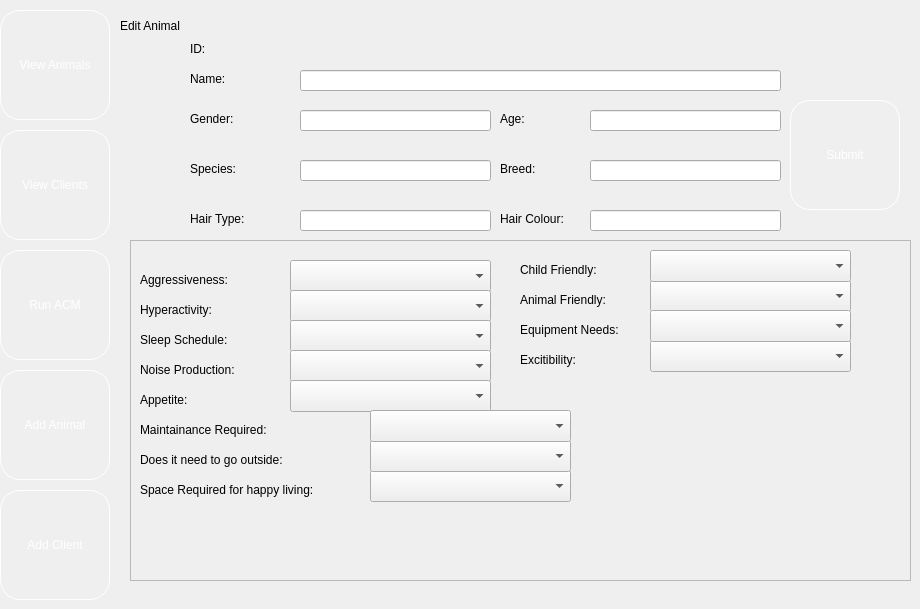
    <widget class="QWidget" name="page_4">
     <widget class="QFrame" name="EditAnimalFrame">
      <property name="geometry">
       <rect>
        <x>130</x>
        <y>240</y>
        <width>781</width>
        <height>341</height>
       </rect>
      </property>
      <property name="frameShape">
       <enum>QFrame::StyledPanel</enum>
      </property>
      <property name="frameShadow">
       <enum>QFrame::Raised</enum>
      </property>
      <widget class="QComboBox" name="aggressivenessCombo_2">
       <property name="geometry">
        <rect>
         <x>160</x>
         <y>20</y>
         <width>201</width>
         <height>32</height>
        </rect>
       </property>
       <item>
        <property name="text">
         <string/>
        </property>
       </item>
       <item>
        <property name="text">
         <string>Submissive</string>
        </property>
       </item>
       <item>
        <property name="text">
         <string>Slightly Submissive</string>
        </property>
       </item>
       <item>
        <property name="text">
         <string>Slightly Aggressive</string>
        </property>
       </item>
       <item>
        <property name="text">
         <string>Aggressive</string>
        </property>
       </item>
      </widget>
      <widget class="QLabel" name="sleep_10">
       <property name="geometry">
        <rect>
         <x>10</x>
         <y>90</y>
         <width>111</width>
         <height>20</height>
        </rect>
       </property>
       <property name="text">
        <string>Sleep Schedule:</string>
       </property>
      </widget>
      <widget class="QLabel" name="hyperactivity_10">
       <property name="geometry">
        <rect>
         <x>10</x>
         <y>60</y>
         <width>101</width>
         <height>20</height>
        </rect>
       </property>
       <property name="text">
        <string>Hyperactivity:</string>
       </property>
      </widget>
      <widget class="QLabel" name="noise_14">
       <property name="geometry">
        <rect>
         <x>10</x>
         <y>120</y>
         <width>121</width>
         <height>20</height>
        </rect>
       </property>
       <property name="text">
        <string>Noise Production:</string>
       </property>
      </widget>
      <widget class="QLabel" name="aggressiveness_10">
       <property name="geometry">
        <rect>
         <x>10</x>
         <y>30</y>
         <width>111</width>
         <height>20</height>
        </rect>
       </property>
       <property name="text">
        <string>Aggressiveness:</string>
       </property>
      </widget>
      <widget class="QComboBox" name="hyperactivity_combo_2">
       <property name="geometry">
        <rect>
         <x>160</x>
         <y>50</y>
         <width>201</width>
         <height>32</height>
        </rect>
       </property>
       <item>
        <property name="text">
         <string/>
        </property>
       </item>
       <item>
        <property name="text">
         <string>Calm</string>
        </property>
       </item>
       <item>
        <property name="text">
         <string>Slightly Calm</string>
        </property>
       </item>
       <item>
        <property name="text">
         <string>Slightly Hyper</string>
        </property>
       </item>
       <item>
        <property name="text">
         <string>Hyper</string>
        </property>
       </item>
      </widget>
      <widget class="QComboBox" name="sleep_combo_2">
       <property name="geometry">
        <rect>
         <x>160</x>
         <y>80</y>
         <width>201</width>
         <height>32</height>
        </rect>
       </property>
       <item>
        <property name="text">
         <string/>
        </property>
       </item>
       <item>
        <property name="text">
         <string>Nocturnal</string>
        </property>
       </item>
       <item>
        <property name="text">
         <string>Flexible</string>
        </property>
       </item>
       <item>
        <property name="text">
         <string>Normal</string>
        </property>
       </item>
      </widget>
      <widget class="QComboBox" name="noise_combo_2">
       <property name="geometry">
        <rect>
         <x>160</x>
         <y>110</y>
         <width>201</width>
         <height>32</height>
        </rect>
       </property>
       <property name="insertPolicy">
        <enum>QComboBox::InsertAtBottom</enum>
       </property>
       <item>
        <property name="text">
         <string/>
        </property>
       </item>
       <item>
        <property name="text">
         <string>1</string>
        </property>
       </item>
       <item>
        <property name="text">
         <string>2</string>
        </property>
       </item>
       <item>
        <property name="text">
         <string>3</string>
        </property>
       </item>
       <item>
        <property name="text">
         <string>4</string>
        </property>
       </item>
       <item>
        <property name="text">
         <string>5</string>
        </property>
       </item>
       <item>
        <property name="text">
         <string>6</string>
        </property>
       </item>
       <item>
        <property name="text">
         <string>7</string>
        </property>
       </item>
       <item>
        <property name="text">
         <string>8</string>
        </property>
       </item>
       <item>
        <property name="text">
         <string>9</string>
        </property>
       </item>
       <item>
        <property name="text">
         <string>10</string>
        </property>
       </item>
      </widget>
      <widget class="QComboBox" name="space_combo_2">
       <property name="geometry">
        <rect>
         <x>240</x>
         <y>230</y>
         <width>201</width>
         <height>32</height>
        </rect>
       </property>
       <property name="insertPolicy">
        <enum>QComboBox::InsertAtBottom</enum>
       </property>
       <item>
        <property name="text">
         <string/>
        </property>
       </item>
       <item>
        <property name="text">
         <string>Minimal</string>
        </property>
       </item>
       <item>
        <property name="text">
         <string>Moderate</string>
        </property>
       </item>
       <item>
        <property name="text">
         <string>Above Average</string>
        </property>
       </item>
      </widget>
      <widget class="QLabel" name="hyperactivity_11">
       <property name="geometry">
        <rect>
         <x>10</x>
         <y>180</y>
         <width>161</width>
         <height>20</height>
        </rect>
       </property>
       <property name="text">
        <string>Maintainance Required:</string>
       </property>
      </widget>
      <widget class="QLabel" name="aggressiveness_11">
       <property name="geometry">
        <rect>
         <x>10</x>
         <y>150</y>
         <width>101</width>
         <height>20</height>
        </rect>
       </property>
       <property name="text">
        <string>Appetite:</string>
       </property>
      </widget>
      <widget class="QComboBox" name="appetite_combo_2">
       <property name="geometry">
        <rect>
         <x>160</x>
         <y>140</y>
         <width>201</width>
         <height>32</height>
        </rect>
       </property>
       <item>
        <property name="text">
         <string/>
        </property>
       </item>
       <item>
        <property name="text">
         <string>Minimal</string>
        </property>
       </item>
       <item>
        <property name="text">
         <string>Average</string>
        </property>
       </item>
       <item>
        <property name="text">
         <string>Above Average</string>
        </property>
       </item>
      </widget>
      <widget class="QComboBox" name="outside_combo_2">
       <property name="geometry">
        <rect>
         <x>240</x>
         <y>200</y>
         <width>201</width>
         <height>32</height>
        </rect>
       </property>
       <item>
        <property name="text">
         <string/>
        </property>
       </item>
       <item>
        <property name="text">
         <string>Rarely</string>
        </property>
       </item>
       <item>
        <property name="text">
         <string>Sometimes</string>
        </property>
       </item>
       <item>
        <property name="text">
         <string>Daily</string>
        </property>
       </item>
       <item>
        <property name="text">
         <string>Multiple Times Daily</string>
        </property>
       </item>
      </widget>
      <widget class="QLabel" name="noise_15">
       <property name="geometry">
        <rect>
         <x>10</x>
         <y>240</y>
         <width>221</width>
         <height>20</height>
        </rect>
       </property>
       <property name="text">
        <string>Space Required for happy living:</string>
       </property>
      </widget>
      <widget class="QLabel" name="sleep_11">
       <property name="geometry">
        <rect>
         <x>10</x>
         <y>210</y>
         <width>181</width>
         <height>20</height>
        </rect>
       </property>
       <property name="text">
        <string>Does it need to go outside:</string>
       </property>
      </widget>
      <widget class="QComboBox" name="maintainance_combo_2">
       <property name="geometry">
        <rect>
         <x>240</x>
         <y>170</y>
         <width>201</width>
         <height>32</height>
        </rect>
       </property>
       <item>
        <property name="text">
         <string/>
        </property>
       </item>
       <item>
        <property name="text">
         <string>Minimal</string>
        </property>
       </item>
       <item>
        <property name="text">
         <string>Below Average</string>
        </property>
       </item>
       <item>
        <property name="text">
         <string>Above Average</string>
        </property>
       </item>
       <item>
        <property name="text">
         <string>Special Care Needed</string>
        </property>
       </item>
      </widget>
      <widget class="QComboBox" name="animal_combo_2">
       <property name="geometry">
        <rect>
         <x>520</x>
         <y>40</y>
         <width>201</width>
         <height>32</height>
        </rect>
       </property>
       <item>
        <property name="text">
         <string/>
        </property>
       </item>
       <item>
        <property name="text">
         <string>Not Animal Friendly</string>
        </property>
       </item>
       <item>
        <property name="text">
         <string>Neutral</string>
        </property>
       </item>
       <item>
        <property name="text">
         <string>Animal Friendly</string>
        </property>
       </item>
      </widget>
      <widget class="QLabel" name="noise_16">
       <property name="geometry">
        <rect>
         <x>390</x>
         <y>110</y>
         <width>121</width>
         <height>20</height>
        </rect>
       </property>
       <property name="text">
        <string>Excitibility:</string>
       </property>
      </widget>
      <widget class="QComboBox" name="child_combo_2">
       <property name="geometry">
        <rect>
         <x>520</x>
         <y>10</y>
         <width>201</width>
         <height>32</height>
        </rect>
       </property>
       <item>
        <property name="text">
         <string/>
        </property>
       </item>
       <item>
        <property name="text">
         <string>No Children</string>
        </property>
       </item>
       <item>
        <property name="text">
         <string>Neutral</string>
        </property>
       </item>
       <item>
        <property name="text">
         <string>Child Friendly</string>
        </property>
       </item>
      </widget>
      <widget class="QLabel" name="aggressiveness_12">
       <property name="geometry">
        <rect>
         <x>390</x>
         <y>20</y>
         <width>101</width>
         <height>20</height>
        </rect>
       </property>
       <property name="text">
        <string>Child Friendly:</string>
       </property>
      </widget>
      <widget class="QComboBox" name="excitibility_combo_2">
       <property name="geometry">
        <rect>
         <x>520</x>
         <y>100</y>
         <width>201</width>
         <height>32</height>
        </rect>
       </property>
       <property name="insertPolicy">
        <enum>QComboBox::InsertAtBottom</enum>
       </property>
       <item>
        <property name="text">
         <string/>
        </property>
       </item>
       <item>
        <property name="text">
         <string>Easily Excited</string>
        </property>
       </item>
       <item>
        <property name="text">
         <string>Moderate</string>
        </property>
       </item>
       <item>
        <property name="text">
         <string>Not Easily Excited</string>
        </property>
       </item>
      </widget>
      <widget class="QLabel" name="sleep_12">
       <property name="geometry">
        <rect>
         <x>390</x>
         <y>80</y>
         <width>121</width>
         <height>20</height>
        </rect>
       </property>
       <property name="text">
        <string>Equipment Needs:</string>
       </property>
      </widget>
      <widget class="QLabel" name="hyperactivity_12">
       <property name="geometry">
        <rect>
         <x>390</x>
         <y>50</y>
         <width>111</width>
         <height>20</height>
        </rect>
       </property>
       <property name="text">
        <string>Animal Friendly:</string>
       </property>
      </widget>
      <widget class="QComboBox" name="equipment_combo_2">
       <property name="geometry">
        <rect>
         <x>520</x>
         <y>70</y>
         <width>201</width>
         <height>32</height>
        </rect>
       </property>
       <item>
        <property name="text">
         <string/>
        </property>
       </item>
       <item>
        <property name="text">
         <string>Minimal</string>
        </property>
       </item>
       <item>
        <property name="text">
         <string>Some Equipment</string>
        </property>
       </item>
       <item>
        <property name="text">
         <string>More Than Average Equipment</string>
        </property>
       </item>
       <item>
        <property name="text">
         <string>Above Average</string>
        </property>
       </item>
      </widget>
     </widget>
     <widget class="QLineEdit" name="input_8">
      <property name="geometry">
       <rect>
        <x>590</x>
        <y>210</y>
        <width>191</width>
        <height>21</height>
       </rect>
      </property>
     </widget>
     <widget class="QLabel" name="input_label_11">
      <property name="geometry">
       <rect>
        <x>190</x>
        <y>160</y>
        <width>101</width>
        <height>17</height>
       </rect>
      </property>
      <property name="text">
       <string>Species:</string>
      </property>
     </widget>
     <widget class="QPushButton" name="view_client_3">
      <property name="geometry">
       <rect>
        <x>0</x>
        <y>130</y>
        <width>110</width>
        <height>110</height>
       </rect>
      </property>
      <property name="styleSheet">
       <string notr="true">background-color: rbg(54,57,65);
border-radius: 20px;
border: 1px solid white;
color: rgb(255,255,255);</string>
      </property>
      <property name="text">
       <string>View Clients</string>
      </property>
     </widget>
     <widget class="QLabel" name="input_label_12">
      <property name="geometry">
       <rect>
        <x>190</x>
        <y>210</y>
        <width>101</width>
        <height>17</height>
       </rect>
      </property>
      <property name="text">
       <string>Hair Type:</string>
      </property>
     </widget>
     <widget class="QLineEdit" name="input_3">
      <property name="geometry">
       <rect>
        <x>300</x>
        <y>110</y>
        <width>191</width>
        <height>21</height>
       </rect>
      </property>
     </widget>
     <widget class="QLabel" name="input_label_14">
      <property name="geometry">
       <rect>
        <x>190</x>
        <y>110</y>
        <width>101</width>
        <height>17</height>
       </rect>
      </property>
      <property name="text">
       <string>Gender:</string>
      </property>
     </widget>
     <widget class="QLabel" name="input_label_15">
      <property name="geometry">
       <rect>
        <x>500</x>
        <y>160</y>
        <width>91</width>
        <height>17</height>
       </rect>
      </property>
      <property name="text">
       <string>Breed:</string>
      </property>
     </widget>
     <widget class="QLineEdit" name="input_4">
      <property name="geometry">
       <rect>
        <x>590</x>
        <y>110</y>
        <width>191</width>
        <height>21</height>
       </rect>
      </property>
     </widget>
     <widget class="QPushButton" name="submit_3">
      <property name="geometry">
       <rect>
        <x>790</x>
        <y>100</y>
        <width>110</width>
        <height>110</height>
       </rect>
      </property>
      <property name="styleSheet">
       <string notr="true">background-color: rbg(54,57,65);
border-radius: 20px;
border: 1px solid white;
color: rgb(255,255,255);</string>
      </property>
      <property name="text">
       <string>Submit</string>
      </property>
     </widget>
     <widget class="QLabel" name="input_label_9">
      <property name="geometry">
       <rect>
        <x>190</x>
        <y>70</y>
        <width>64</width>
        <height>17</height>
       </rect>
      </property>
      <property name="text">
       <string>Name:</string>
      </property>
     </widget>
     <widget class="QLabel" name="input_label_10">
      <property name="geometry">
       <rect>
        <x>500</x>
        <y>110</y>
        <width>91</width>
        <height>17</height>
       </rect>
      </property>
      <property name="text">
       <string>Age:</string>
      </property>
     </widget>
     <widget class="QLabel" name="input_label_13">
      <property name="geometry">
       <rect>
        <x>500</x>
        <y>210</y>
        <width>91</width>
        <height>17</height>
       </rect>
      </property>
      <property name="text">
       <string>Hair Colour:</string>
      </property>
     </widget>
     <widget class="QLineEdit" name="input_7">
      <property name="geometry">
       <rect>
        <x>300</x>
        <y>210</y>
        <width>191</width>
        <height>21</height>
       </rect>
      </property>
     </widget>
     <widget class="QLineEdit" name="input_5">
      <property name="geometry">
       <rect>
        <x>300</x>
        <y>160</y>
        <width>191</width>
        <height>21</height>
       </rect>
      </property>
     </widget>
     <widget class="QLineEdit" name="input_2">
      <property name="geometry">
       <rect>
        <x>300</x>
        <y>70</y>
        <width>481</width>
        <height>21</height>
       </rect>
      </property>
      <property name="accessibleName">
       <string>nameInput</string>
      </property>
     </widget>
     <widget class="QLineEdit" name="input_6">
      <property name="geometry">
       <rect>
        <x>590</x>
        <y>160</y>
        <width>191</width>
        <height>21</height>
       </rect>
      </property>
     </widget>
     <widget class="QLabel" name="staff_title_3">
      <property name="geometry">
       <rect>
        <x>120</x>
        <y>-60</y>
        <width>441</width>
        <height>171</height>
       </rect>
      </property>
      <property name="text">
       <string>Edit Animal</string>
      </property>
     </widget>
     <widget class="QPushButton" name="add_client_3">
      <property name="geometry">
       <rect>
        <x>0</x>
        <y>490</y>
        <width>110</width>
        <height>110</height>
       </rect>
      </property>
      <property name="styleSheet">
       <string notr="true">background-color: rbg(54,57,65);
border-radius: 20px;
border: 1px solid white;
color: rgb(255,255,255);</string>
      </property>
      <property name="text">
       <string>Add Client</string>
      </property>
     </widget>
     <widget class="QPushButton" name="view_button_3">
      <property name="geometry">
       <rect>
        <x>0</x>
        <y>10</y>
        <width>110</width>
        <height>110</height>
       </rect>
      </property>
      <property name="cursor">
       <cursorShape>PointingHandCursor</cursorShape>
      </property>
      <property name="styleSheet">
       <string notr="true">background-color: rbg(54,57,65);
border-radius: 20px;
border: 1px solid white;
color: rgb(255,255,255);</string>
      </property>
      <property name="text">
       <string>View Animals</string>
      </property>
     </widget>
     <widget class="QPushButton" name="add_button_3">
      <property name="geometry">
       <rect>
        <x>0</x>
        <y>370</y>
        <width>110</width>
        <height>110</height>
       </rect>
      </property>
      <property name="styleSheet">
       <string notr="true">background-color: rbg(54,57,65);
border-radius: 20px;
border: 1px solid white;
color: rgb(255,255,255);</string>
      </property>
      <property name="text">
       <string>Add Animal</string>
      </property>
     </widget>
     <widget class="QLabel" name="labelID3">
      <property name="geometry">
       <rect>
        <x>190</x>
        <y>40</y>
        <width>64</width>
        <height>17</height>
       </rect>
      </property>
      <property name="text">
       <string>ID: </string>
      </property>
     </widget>
     <widget class="QLabel" name="aIdLbl">
      <property name="geometry">
       <rect>
        <x>270</x>
        <y>40</y>
        <width>64</width>
        <height>17</height>
       </rect>
      </property>
      <property name="text">
       <string/>
      </property>
     </widget>
     <widget class="QPushButton" name="run_acm">
      <property name="geometry">
       <rect>
        <x>0</x>
        <y>250</y>
        <width>110</width>
        <height>110</height>
       </rect>
      </property>
      <property name="styleSheet">
       <string notr="true">background-color: rbg(54,57,65);
border-radius: 20px;
border: 1px solid white;
color: rgb(255,255,255);</string>
      </property>
      <property name="text">
       <string>Run ACM</string>
      </property>
     </widget>
    </widget>
